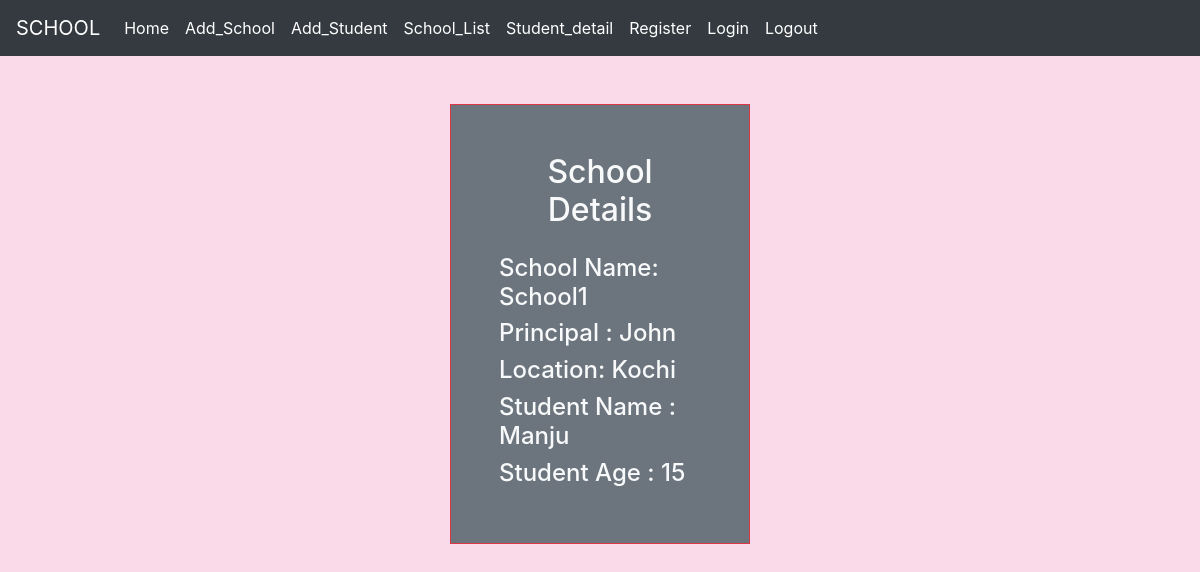
/detail/1, run on the app's committed database.
### schoolapp/models.py (models this page shows, shortened)
class School(models.Model):
    name=models.CharField(max_length=50)
    principal=models.CharField(max_length=20)
    location=models.CharField(max_length=30)

class Student(models.Model):
    name=models.CharField(max_length=20)
    age=models.IntegerField()
    school=models.ForeignKey(School,on_delete=models.CASCADE,related_name="students")

### schoolapp/views.py (the view)
# urls.py: path('detail/<int:pk>',views.Schooldetail.as_view(),name="detail"),
class Schooldetail(DetailView):
    model=School
    template_name = "detail.html"
    context_object_name = "school"

### templates/detail.html
{% extends 'base.html' %}
{% block content %}
<div class="container border border-3 border-danger w-25 p-5 mt-5 bg-secondary text-light">
<h2 class="text-center mb-4">School Details</h2>
    <h4>School Name: {{school.name}}</h4>
    <h4>Principal :  {{school.principal}}</h4>
    <h4>Location:   {{school.location}}</h4>
  {% for i in school.students.all %}
  <h4>Student Name : {{i.name}}</h4>
  <h4>Student Age : {{i.age}}</h4>
  {% endfor %}
</div>
  {% endblock %}

### static/css/style.css (style rules this page uses)
body { background-color:#fad9e9; }

### data on the page
School: name "School1", principal "John", location "Kochi"
Student: name "Manju", age "15"
